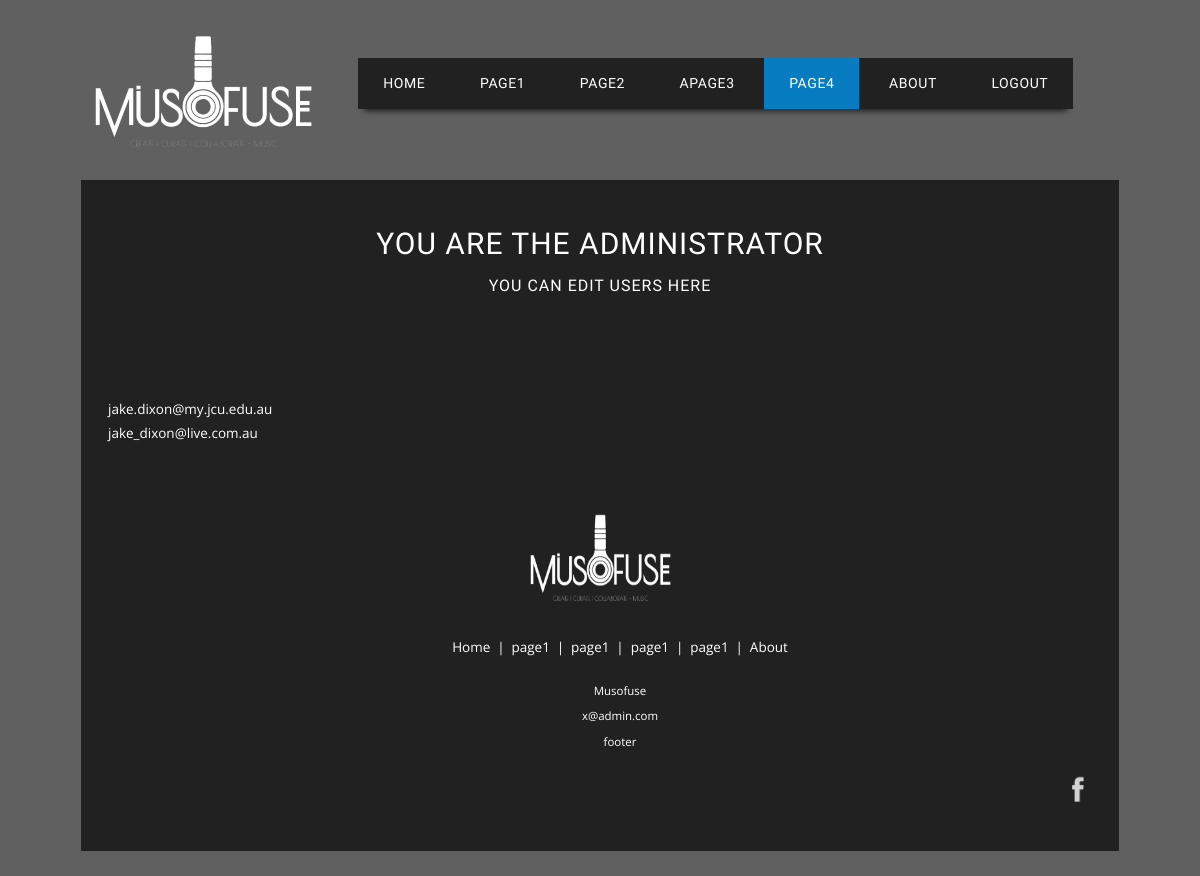
Before: /members.php (signed in) with the older database file.
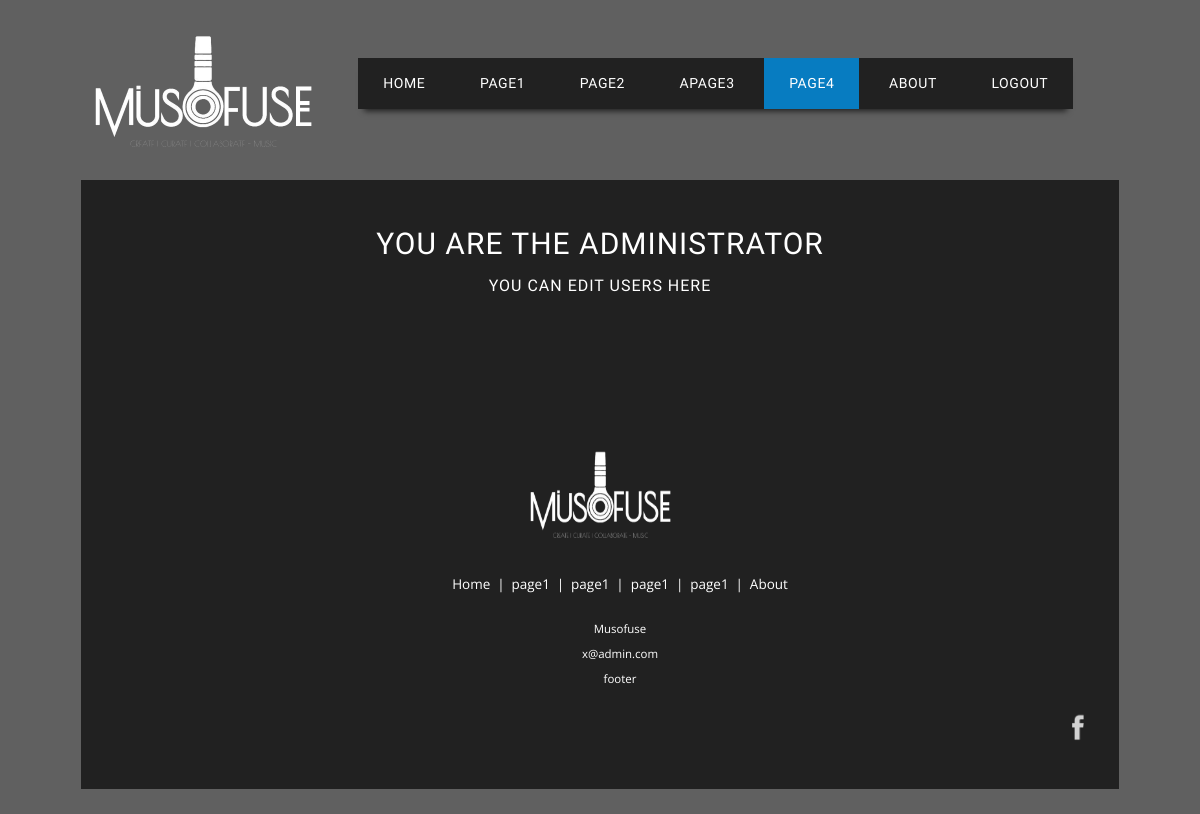
After: the same page with the newer database file.
### tables this page shows
CREATE TABLE "users" (
  "number" integer NOT NULL,
  "comments" text NULL,
  "address" text NOT NULL,
  "name" text NOT NULL,
  "paid" integer NULL DEFAULT '0',
  "password" text NOT NULL,
  "Id" integer NOT NULL PRIMARY KEY AUTOINCREMENT,
  "username" text NOT NULL
);

### members.php (the view, shortened to what this page needs)
<?php
include("php/dbconnect.php")
?>
<!doctype html>
<html lang="en">
<head>
<link rel="stylesheet" href="css/style.css">
</head>
<body>
<?php
require("php/header.php");
?>
<div id="boxed_content" class="boxed_content">
  <div class="inner">
    <div class="content">
      <div class="page-innter">
        <div class="">
          <header class="page-header">
            <?php
if (!isset($_SESSION[username])) {
	?>
            <h1 class="page-title">Members - Registration</h1>
          </header>
          <section class="members-about">
            <div class="members-about-intro">
              <h3>Information about Membership</h3>
              <p>If you want to volunteer to help at events or on the administrative side of the Townsville Community Music Centre, simply sign up for membership and respond to the various different positions as they appear on the Bulletin Board.</p>
              <p>There are two different types of membership: Registered Members and Paid Members. Paid membership is $25 a year and has many benefits.
              <p>Features of being a registered user are:
              <ul>
                <li>Receive information about artists and events</li>
                <li>Get mailed or emailed the Newsletter</li>
                <li>Post and edit on the bulletin board.</li>
              </ul>
              <p>Benefits of Paid Memebership include:</p>
              <ul>
                <li>All of the features of Registered membership</li>
                <li>Members' ticket discounts can be as high as 50% ! ! ! ! ! ! ! ! ! ! !</li>
                <li>Exclusive access to artists.</li>
                <li>Access to members exclusive events.</li>
                <li>Your money supports the continuing fuction of the TCMC</li>
                <li>The Music Centre is also registered as a Deductible Gift Recipient. Any extra donations are tax-deductible!</li>
              </ul>
            </div>
          </section>
          <section class="members-guidelines">
            <h3>Membership Guidelines</h3>
            <ul>
              <li>No inappropiate language.</li>
              <li>Always be respectful of others.</li>
              <li>Have FUN!</li>
            </ul>
            <?php
if (!isset($_SESSION[username])) {
    ?>
            <a href="#addUser" class="ui huge button coloured">Sign Up</a>
            <?php
}
?>
          </section>
          <?php
require("php/addUser.php");
?>
          <?php
} else if ($_SESSION[username] == "Administrator") {
	?>
          <h1 class="page-title">You are the Administrator</h1>
          <h3 Class="page-title">you can edit users here</h3>
        </div>
      </div>
      <br>
      <br>
      <ul class="events-list">
        <?php
	$sql = "SELECT * FROM users";
foreach ($dbh->query($sql) as $rowu) {
	if ($rowu[username] != "Administrator") {
	?>
        <li> <a class="white" href="?name=<?php echo"$rowu[Id]"; ?>#edituser"><?php echo "$rowu[username]"; ?></a>
        </li>
        <?php
	}
} ?>
      </ul>
      <?php
} else {
	?>
      <header>
        <h1 class="page-title">You are already a member </h1>
      </header>
      <?php
}
?>
    </div>
  </div>
</div>
<?php
require("php/footer.php");
?>
</body>
</html>

### php/header.php (shortened to what this page needs)
<?php
$filename = substr(strrchr($_SERVER['SCRIPT_NAME'], "/"), 1);
$name = substr($filename, 0, strrpos($filename, ".")); ?>
  <header class="boxed_content">
    <a href="index.php" id="logo-link" rel="home">
      <img src="images/logo.png" id="logo" alt="Townsville Community Music Centre Logo" />
    </a>
    <nav class="site-navigation primary-navigation">
      <div class="menu-all-pages-container">
        <ul class="nav-menu">
          <li <?php if ($name == "index") echo 'class="current-menu-item"'; ?>><a href="index.php">Home</a></li>
          <li <?php if ($name == "events") echo 'class="current-menu-item"'; ?>><a href="events.php">page1</a></li>
          <li <?php if ($name == "bulletinboard") echo 'class="current-menu-item"'; ?>><a href="bulletinboard.php">page2</a></li>
          <li <?php if ($name == "artists" or $name == "artistdetailed") echo 'class="current-menu-item"'; ?>><a href="artists.php">Apage3</a></li>
          <li <?php if ($name == "members") echo 'class="current-menu-item"'; ?>><a href="members.php">page4</a></li>
          <li <?php if ($name == "about") echo 'class="current-menu-item"'; ?>><a href="about.php">About</a></li>
        <?php
    if (isset($_SESSION['username'])) {
        echo "<li><a href='php/logout.php'>Logout</a></li>";
    } else {
        echo "<li><a href='#openModal'>Login</a></li>";
}
?>
        </ul>
      </div>
    </nav>
  </header>

### php/footer.php (shortened to what this page needs)
<div class="footer-wrapper ">
  <footer class="site-footer container">
    <div class="content">
      <div class="footer-logo"><a href="index.php"><img src="images/logo.png" style="width:147px; height:98px;" alt="logo" /></a></div>
      <ul class="footer-navigation">
        <li><a href="index.php">Home</a></li>
        <li><a href="events.php">page1</a></li>
        <li><a href="bulletinboard.php">page1</a></li>
        <li><a href="artists.php">page1</a></li>
        <li><a href="members.php">page1</a></li>
        <li><a href="about.php">About</a></li>
      </ul>
      <ul class="footer-contact">
        <li class="footer-contact-address">Musofuse</li>
        <li class="footer-contact-email"> <a href="mailto:admin@townsvillemusic.org.au?Subject=Enquiry" target="_top">x@admin.com</a> </li>
        <li class="footer-contact-phone">footer</li>
      </ul>
      <div class="footer-facebook">
        <a href="" target="_blank">
          <div class="fb-icon"></div>
        </a>
      </div>
    </div>
  </footer>
</div>

Changed rows visible on the page:
removed users: username "jake.dixon@my.jcu.edu.au"
removed users: username "jake_dixon@live.com.au"
